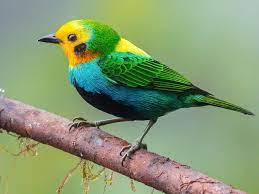
#> input picture 006 - Image Filtering/images/bird1.jpeg, 259 x 194 px, found by its file name
$ jupyter execute image-filtering.ipynb
#> lines starting #> are read from the running program, lines starting #| are printed output that depends on the picture; after the words box and inside, x2 and y2 are one past the last pixel; in counts of white or black regions, pixels touching at a corner belong together
## Image Blurring, Edge, and Sharpening by the method of 2D convolution with filtering matrix using scipy.signal.convolve2d Lib

[cell 1]
import cv2
import numpy as np
import matplotlib.pyplot as plt
from scipy import signal

[cell 2]
img = plt.imread('/home/thura/Desktop/computer-vision-and-DL/CV-course1/6 - image filtering/images/bird1.jpeg')[:, :, :3]
#> img is the input picture: shape (194, 259, 3); mean R, G, B 134.3, 153.6, 114.5

[cell 3]
plt.imshow(img)

[cell 4]
imgGray = cv2.cvtColor(img, cv2.COLOR_RGB2GRAY)
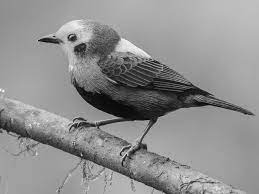
#> imgGray: shape (194, 259); min 1, max 249, mean 143.4

[cell 5]
plt.imshow(imgGray, cmap='gray')

### Image Smooth Blurring

[cell 6]
smoothMask = np.ones((15, 15))/255

[cell 7]
# Blurring by Scipy Lib
imgBlurred = signal.convolve2d(imgGray, smoothMask, boundary='symm', mode='same')
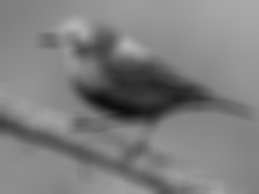
#> imgBlurred: shape (194, 259) float64; min 14.34, max 181.1, mean 126.5

[cell 8]
plt.imshow(imgBlurred, cmap='gray')

[cell 9]
fig, (ax1, ax2) = plt.subplots(1, 2, figsize=(10, 15))
ax1.imshow(imgGray, cmap='gray')
ax2.imshow(imgBlurred, cmap='gray')
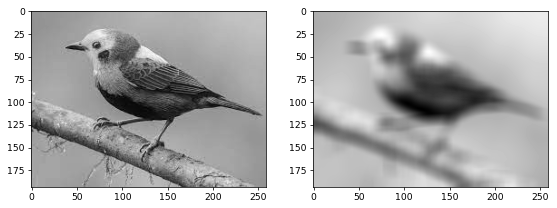
#> figure drawn by matplotlib, 2 panels

### Image Edges

[cell 10]
xMask = np.array([[-1, 0, 1], [-1, 0, 1], [-1, 0, 1]])  # vertical
yMask = xMask.T.copy()   # horizontal

[cell 11]
fx = signal.convolve2d(imgGray, xMask, boundary='symm', mode='same')
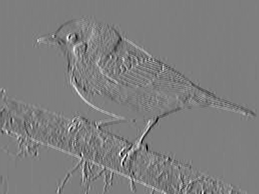
#> fx: shape (194, 259) int64; min -415, max 421, mean -0.5; drawn with min black and max white
fy = signal.convolve2d(imgGray, yMask, boundary='symm', mode='same')
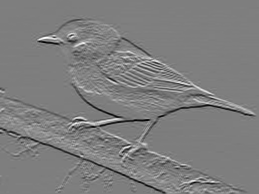
#> fy: shape (194, 259) int64; min -455, max 463, mean 0.5; drawn with min black and max white

[cell 12]
fx.shape
#> Out = (194, 259)

[cell 13]
imgGray.shape
#> Out = (194, 259)

[cell 14]
gradientMagni = np.sqrt(fx**2 + fy**2)
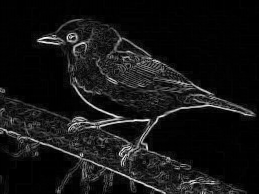
#> gradientMagni: shape (194, 259) float64; min 0, max 463.6, mean 38.9; drawn with min black and max white

[cell 15]
plt.imshow(gradientMagni, cmap='gray')

[cell 16]
threshold = gradientMagni.max()-2*gradientMagni.std()
#> threshold = 335.2
threshold
#> Out = 335.2

[cell 17]
EdgesImg = gradientMagni > 150 # threshold
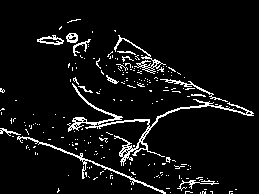
#> EdgesImg: shape (194, 259) bool; 6.5% white in thin lines or dots, all inside (x1, y1, x2, y2) = (0, 19, 254, 194)
plt.imshow(EdgesImg, cmap = 'gray')

### Image Sharpening

[cell 18]
imgSharped = imgBlurred + 0.5*gradientMagni
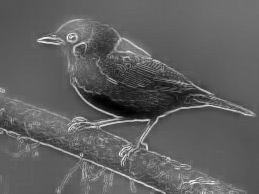
#> imgSharped: shape (194, 259) float64; min 15.66, max 360.7, mean 145.9; drawn with min black and max white

[cell 19]
fig, (ax1, ax2) = plt.subplots(1, 2, figsize=(10, 15))
ax1.imshow(imgBlurred, cmap='gray')
ax2.imshow(imgSharped, cmap='gray')
